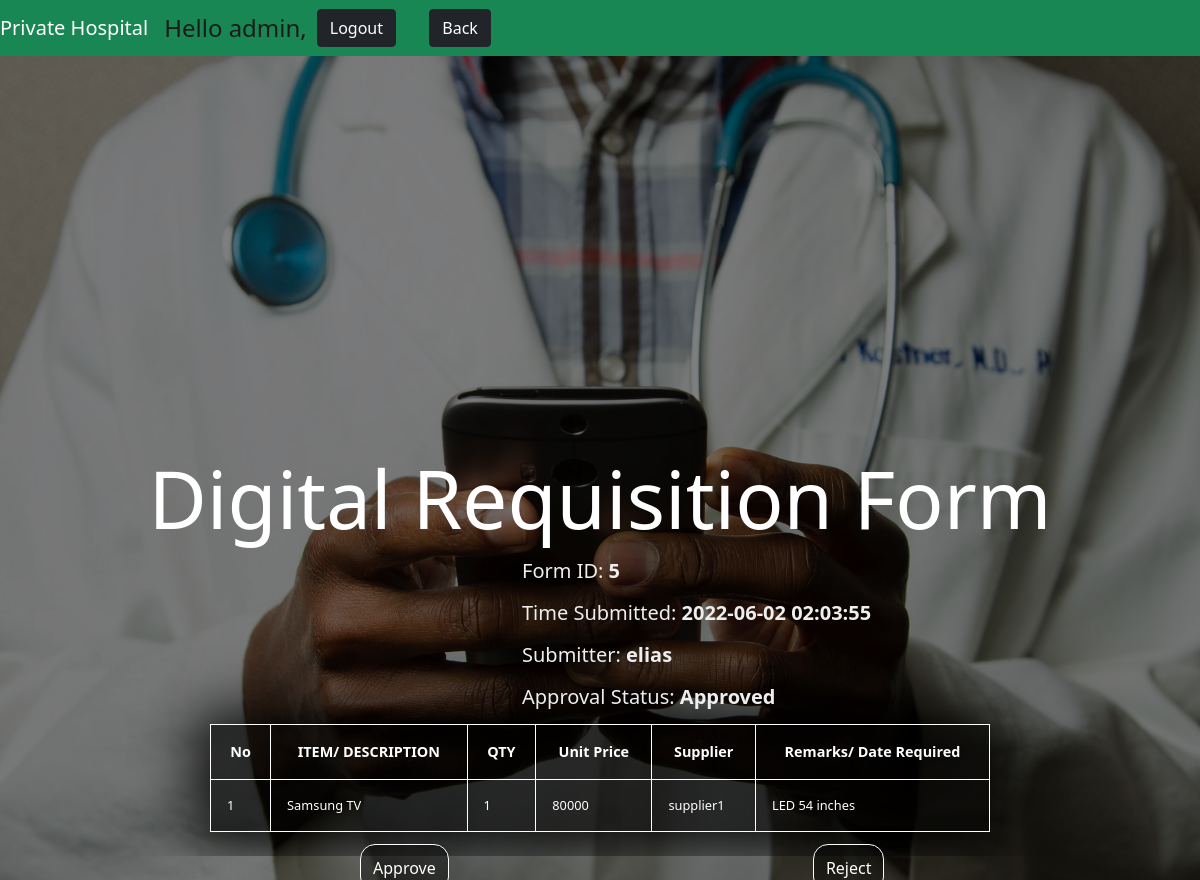
/p4.php?id=5 (signed in), run on the app's committed database.
### tables this page shows
CREATE TABLE `Users` (
  `id` int(11) NOT NULL,
  `userName` varchar(255) NOT NULL,
  `password` varchar(63) NOT NULL,
  `admin` tinyint(1) NOT NULL DEFAULT 0,
  `type` varchar(200) DEFAULT NULL
);

CREATE TABLE `RequisitionForms` (
  `id` int(11) NOT NULL,
  `timeSubmitted` datetime NOT NULL DEFAULT current_timestamp(),
  `userID` int(11) NOT NULL,
  `approvedState` enum('pending','approved','rejected') NOT NULL DEFAULT 'pending',
  `approverUserID` int(11) DEFAULT NULL,
  `levelStatus` varchar(200) DEFAULT NULL
);

CREATE TABLE `RequisitionFormLines` (
  `id` int(11) NOT NULL,
  `formID` int(11) NOT NULL,
  `product` varchar(200) DEFAULT NULL,
  `item` varchar(255) NOT NULL,
  `quantity` varchar(63) NOT NULL,
  `unitPrice` varchar(63) NOT NULL,
  `supplier` varchar(255) NOT NULL,
  `supplierAddress` varchar(255) DEFAULT NULL,
  `remarks` varchar(255) DEFAULT NULL
);

### database_functions.php (called while the page is built, shortened)
<?php
function QueryDatabase(mysqli& $connection, string $query, array $arguments = [], string $argumentTypes = '') : array {
	$queryObj = $connection->prepare($query);
	if ($argumentTypes == '') {
		$queryObj->bind_param(str_repeat('s', count($arguments)), ...$arguments);
	} else {
		$queryObj->bind_param($argumentTypes, ...$arguments);
	}
	$returnValue = [];
	if ($queryObj->execute()) {
		$returnValue = [true, $queryObj->get_result()];
	} else {
		$returnValue = [false, $queryObj->error];
	}
	return $returnValue;
}
function ResultIsEmpty(mysqli_result& $result) : bool {
	return $result->num_rows == 0;
}
function GetUsername(mysqli& $connection, int $userID) : array {
	$result = QueryDatabase($connection, 'SELECT `userName` FROM `Users` WHERE `id` = ?', [$userID], 'i');
	if (!$result[0]) {
		return [2, $result[1]];
	} else if (ResultIsEmpty($result[1])) return [1];
	return [0, $result[1]->fetch_assoc()['userName']];
}
function GetUserAccessLevel(mysqli& $connection, int $userID) : array {
	$result = QueryDatabase($connection, 'SELECT `admin`,`type` FROM `Users` WHERE `id` = ?', [$userID], 'i');
	if (!$result[0]) {
		return [2, $result[1]];
	} else if (ResultIsEmpty($result[1])) return [1];
    $fetch_assoc = $result[1]->fetch_assoc();
	return [0,$fetch_assoc['admin'], $fetch_assoc['type']];
}
function GetRequisitionForm(mysqli& $connection, int $formID) : array {
	$result = QueryDatabase($connection, 'SELECT * FROM `RequisitionForms` WHERE `id` = ?', [$formID], 'i');
	if (!$result[0]) {
		return [2, $result[1]];
	}  if (ResultIsEmpty($result[1])) return [1];
	$form = $result[1]->fetch_assoc();
	$approvalStatusStringToEnum = [
		'pending'=>ApprovalStatus::Pending,
		'approved'=>ApprovalStatus::Approved,
		'rejected'=>ApprovalStatus::Rejected
	];
	$form['approvedState'] = $approvalStatusStringToEnum[$form['approvedState']];
	$result = GetUsername($connection, $form['userID']);
	$form['username'] = $result[1];
	$result = QueryDatabase($connection, 'SELECT `item`, `quantity`, `unitPrice`, `supplier`, `supplierAddress`, `remarks` FROM `RequisitionFormLines` WHERE `formID` = ?', [$formID], 'i');
	$form['rows'] = [];
	while ($row = $result[1]->fetch_assoc()) {
		$form['rows'][] = $row;
	}
	if (!empty($form['approverUserID'])) {
		$result = GetUsername($connection, $form['approverUserID']);
		$form['approverUsername'] = $result[1];
	}
	$result = QueryDatabase($connection, 'SELECT `id`, `time`, `userID`, `comment` FROM `RequisitionFormComments` WHERE `formID` = ? ORDER BY `time` DESC', [$formID], 'i');
	$form['comments'] = [];
	while ($comment = $result[1]->fetch_assoc()) {
		$usernameResult = GetUsername($connection, $comment['userID']);
		$comment['username'] = $usernameResult[1];
		$form['comments'][] = $comment;
	}
	return [0, $form];
}
?>

### p4.php (the view, shortened to what this page needs)
<?php
include("database_functions.php");
function EchoFormHeader(array $form) {
	if (empty($form)) {
		echo '<p>The form either does not exist, or you do not have sufficient privileges to view this form.';
	} else {
		$approvalString = '???';
		switch ($form['approvedState']) {
		case ApprovalStatus::Approved:
			$approvalString = 'Approved';
			break;
		}
		echo("<p id=\"strong\">Form ID: <strong>{$form['id']}</strong></p>
		<p id=\"strong\">Time Submitted: <strong>{$form['timeSubmitted']}</strong></p>
		<p id=\"strong\">Submitter: <strong>{$form['username']}</strong></p>
		<p id=\"strong\">Approval Status: <strong>$approvalString</strong></p>");
	}
}
function EchoFormDetails(array $form) {
	if (isset($form['rows'])) {
		for ($i = 0; $i < count($form['rows']); ++$i) {
			$index = $i+1;
			$row = $form['rows'][$i];
			$remarks = isset($row['remarks']) ? $row['remarks'] : '';
			echo "<tr>
				<td>$index</td>
				<td>{$row['item']}</td>
				<td>{$row['quantity']}</td>
				<td>{$row['unitPrice']}</td>
				<td>{$row['supplier']}</td>
				<td>$remarks</td>
			</tr>";
		}
	}
}
function CreateApprovalButtons(int $formID) {
	$approve = ApprovalStatus::Approved;
	$reject = ApprovalStatus::Rejected;
	echo "<a id=\"button\" href=\"p4.php?id=$formID&setApproval=$approve\">Approve</a>
	<a id=\"button\" href=\"p4.php?id=$formID&setApproval=$reject\">Reject</a>";
}
$userID = $_SESSION['id'];
if (isset($userID)) {
	$username = "";
	$result = GetConnection("localhost", "root", "", "requisitionDatabase", 3306);
	if ($result[0] == 0) {
		$connection = $result[1];
		$result = GetUsername($connection, $userID);
		if ($result[0] == 0) $username = $result[1];
		$admin = false;
		$result = GetUserAccessLevel($connection, $userID);
		if ($result[0]==0) $admin = $result[1];
		$formID = $_GET['id'];
		$form = [];
		if (isset($formID)) {
			$result = GetRequisitionForm($connection, $formID);
			if ($result[0] == 0) {
				$form = $result[1];
			}
		}
	}
?>
<!DOCTYPE html>
	<html lang="en">
	<head>
		<link rel="stylesheet" type="text/css" href="styles/bootstrap.min.css">
		<link rel="stylesheet" type="text/css" href="styles/style.css">
		<link rel="stylesheet" href="https://cdnjs.cloudflare.com/ajax/libs/font-awesome/5.15.1/css/all.min.css" />
	</head>
		<body>
		<header>
			<nav class="navbar navbar-expand-md navbar-dark fixed-top bg-success">
				<a class="navbar-brand" href="home.php">Private Hospital</a>
				<span class='nav-text'>  Hello     <?php echo $username; ?>, </span>
				<a class="btn btn-dark" href="logout.php">Logout</a>&nbsp;&nbsp;
				<a class="btn btn-dark" href="p2.php">Back</a>
			</nav>
		</header>
			<main role="main" class="home">
				<div id="carousel" class="carousel slide" data-ride="carousel">
					<div class="carousel-inner">
						<div class="carousel-item active" style="background-image:url('img/slide-21.jpg')">
							<h2>Digital Requisition Form</h2>
							<div class="table-responsive">
								<?php EchoFormHeader($form); ?>
								<table>
								  <thead>
									<tr>
									  <th>No</th>
									  <th>ITEM/ DESCRIPTION</th>
									  <th>QTY</th>
									  <th>Unit Price</th>
									  <th>Supplier</th>
									  <th>Remarks/ Date Required</th>
									</tr>
								  </thead>
								  <tbody>
									<?php EchoFormDetails($form); ?>
								  </tbody>
								</table>
							</div>
                            <?php if (isset($formID) and $admin) CreateApprovalButtons($formID); ?>
						</div>
					</div>
				</div>
		</main>
		</body>
	</html>
<?php
} else {
	header("Location: index.php");
	exit();
}
?>

### style.css (style rules this page uses)
body { background: none; display: flex; justify-content: center; align-items: center; flex-direction: column; }
h2 { text-align: center; margin-bottom: 40px; }
a { text-decoration: none; }
.home .carousel-item { margin-top: 50px; min-height: 100vh; min-width: 100vw; background-position: center; background-size: cover; position: relative; z-index: 1; }
.home .carousel-item:before { content: ""; position: absolute; left: 0; top: 0; width: 100%; height: 100%; background-color: rgba(0, 0, 0, 0.5); z-index: -1; }
.home .carousel-item h2 { font-size: 80px; color: #ffffff; margin: 0 0 10px; margin-top: 400px; opacity: 0; }
.home .carousel-item p { font-size: 30px; margin: 0; color: #eeeeee; opacity: 0; }
.home .carousel-item.active h2 { animation: fadeInLeft 0.5s ease forwards; }
.home .carousel-item.active p { animation: fadeInRight 0.5s ease forwards; }
.nav-text { font-size: 1.5rem; color: rgba(27, 23, 23, 0.953); margin-right: 10px; }
table { width: 65%; height: auto; border-collapse: collapse; box-shadow: -1px 1px 60px 10px black; background: rgba(0,0,0,0.4); align-content: center; margin-bottom: 1px; align-content: center; margin-left: auto; margin-right: auto; margin-bottom: 2%; }
thead { text-align: center; border: 1px solid white; }
th, td { font-size: .9rem; padding: 1rem 1rem; border: 1px solid white; background: rgba(0,0,0,0.4); color: white; }
td { font-size: .8rem; border: 1px solid white; }
#button { margin-top: 10%; padding: 1%; margin-left: 30%; width: 35%; color: white; background: rgba(0,0,0,0.4); border: solid 0.5px; border-radius: 15px; }
#strong { margin-left: 43.5%; margin-bottom: 1%; font-size: 20px; }

### data on the page
users: userName "admin"
requisitionforms: id "5", timeSubmitted "2022-06-02 02:03:55"
requisitionformlines: index "1", item "Samsung TV", quantity "1", unitPrice "80000", supplier "supplier1", remarks "LED 54 inches"

### other printed values
$form['username'] "elias"
$approvalString "Approved"
